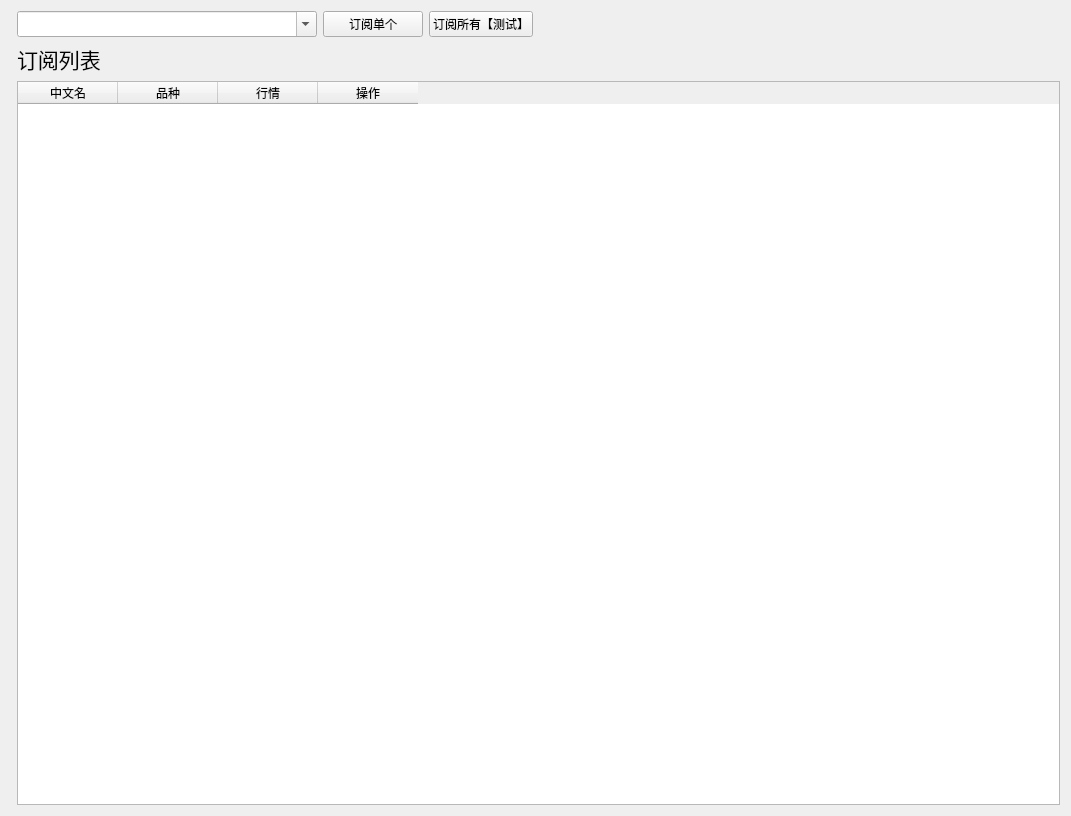
<?xml version="1.0" encoding="UTF-8"?>
<ui version="4.0">
 <class>Market</class>
 <widget class="QWidget" name="Market">
  <property name="geometry">
   <rect>
    <x>0</x>
    <y>0</y>
    <width>1071</width>
    <height>816</height>
   </rect>
  </property>
  <property name="minimumSize">
   <size>
    <width>0</width>
    <height>0</height>
   </size>
  </property>
  <property name="windowTitle">
   <string>Form</string>
  </property>
  <layout class="QFormLayout" name="formLayout">
   <item row="10" column="1">
    <widget class="QTableWidget" name="tableWidget">
     <property name="sizePolicy">
      <sizepolicy hsizetype="Expanding" vsizetype="Expanding">
       <horstretch>0</horstretch>
       <verstretch>100</verstretch>
      </sizepolicy>
     </property>
     <property name="minimumSize">
      <size>
       <width>0</width>
       <height>0</height>
      </size>
     </property>
     <property name="maximumSize">
      <size>
       <width>16777215</width>
       <height>16777215</height>
      </size>
     </property>
     <property name="sizeAdjustPolicy">
      <enum>QAbstractScrollArea::AdjustIgnored</enum>
     </property>
     <attribute name="horizontalHeaderCascadingSectionResizes">
      <bool>false</bool>
     </attribute>
     <attribute name="horizontalHeaderShowSortIndicator" stdset="0">
      <bool>false</bool>
     </attribute>
     <attribute name="verticalHeaderCascadingSectionResizes">
      <bool>false</bool>
     </attribute>
     <attribute name="verticalHeaderShowSortIndicator" stdset="0">
      <bool>false</bool>
     </attribute>
     <column>
      <property name="text">
       <string>中文名</string>
      </property>
     </column>
     <column>
      <property name="text">
       <string>品种</string>
      </property>
     </column>
     <column>
      <property name="text">
       <string>行情</string>
      </property>
     </column>
     <column>
      <property name="text">
       <string>操作</string>
      </property>
     </column>
    </widget>
   </item>
   <item row="6" column="1">
    <layout class="QHBoxLayout" name="horizontalLayout" stretch="4,5,0,4">
     <item>
      <widget class="QComboBox" name="symbol_list">
       <property name="sizePolicy">
        <sizepolicy hsizetype="Preferred" vsizetype="Fixed">
         <horstretch>0</horstretch>
         <verstretch>0</verstretch>
        </sizepolicy>
       </property>
       <property name="maximumSize">
        <size>
         <width>300</width>
         <height>300</height>
        </size>
       </property>
       <property name="layoutDirection">
        <enum>Qt::LeftToRight</enum>
       </property>
       <property name="editable">
        <bool>true</bool>
       </property>
      </widget>
     </item>
     <item>
      <widget class="QPushButton" name="subscribe_singel">
       <property name="maximumSize">
        <size>
         <width>100</width>
         <height>200</height>
        </size>
       </property>
       <property name="text">
        <string>订阅单个</string>
       </property>
      </widget>
     </item>
     <item>
      <widget class="QPushButton" name="pushButton_test">
       <property name="text">
        <string>订阅所有【测试】</string>
       </property>
      </widget>
     </item>
     <item>
      <spacer name="horizontalSpacer">
       <property name="orientation">
        <enum>Qt::Horizontal</enum>
       </property>
       <property name="sizeHint" stdset="0">
        <size>
         <width>40</width>
         <height>20</height>
        </size>
       </property>
      </spacer>
     </item>
    </layout>
   </item>
   <item row="7" column="1">
    <widget class="QLabel" name="label">
     <property name="maximumSize">
      <size>
       <width>100</width>
       <height>16777215</height>
      </size>
     </property>
     <property name="font">
      <font>
       <pointsize>16</pointsize>
      </font>
     </property>
     <property name="text">
      <string>订阅列表</string>
     </property>
     <property name="alignment">
      <set>Qt::AlignLeading|Qt::AlignLeft|Qt::AlignVCenter</set>
     </property>
    </widget>
   </item>
  </layout>
 </widget>
 <resources/>
 <connections/>
</ui>
